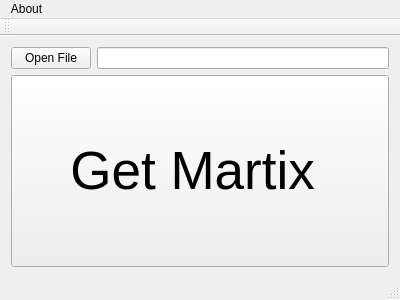
<?xml version="1.0" encoding="UTF-8"?>
<ui version="4.0">
 <class>MainWindow</class>
 <widget class="QMainWindow" name="MainWindow">
  <property name="geometry">
   <rect>
    <x>0</x>
    <y>0</y>
    <width>400</width>
    <height>300</height>
   </rect>
  </property>
  <property name="windowTitle">
   <string>MainWindow</string>
  </property>
  <widget class="QWidget" name="centralWidget">
   <layout class="QGridLayout" name="gridLayout">
    <item row="0" column="0">
     <widget class="QPushButton" name="btnOpen">
      <property name="text">
       <string>Open File</string>
      </property>
     </widget>
    </item>
    <item row="0" column="1">
     <widget class="QLineEdit" name="lineout"/>
    </item>
    <item row="1" column="0" colspan="2">
     <widget class="QPushButton" name="btnClick">
      <property name="sizePolicy">
       <sizepolicy hsizetype="Expanding" vsizetype="Expanding">
        <horstretch>0</horstretch>
        <verstretch>0</verstretch>
       </sizepolicy>
      </property>
      <property name="font">
       <font>
        <family>Arial</family>
        <pointsize>40</pointsize>
        <stylestrategy>PreferAntialias</stylestrategy>
       </font>
      </property>
      <property name="text">
       <string>Get Martix </string>
      </property>
     </widget>
    </item>
   </layout>
  </widget>
  <widget class="QMenuBar" name="menuBar">
   <property name="geometry">
    <rect>
     <x>0</x>
     <y>0</y>
     <width>400</width>
     <height>21</height>
    </rect>
   </property>
   <widget class="QMenu" name="menuAbout">
    <property name="title">
     <string>About</string>
    </property>
    <addaction name="actionAbout_Qt"/>
    <addaction name="actionAbout"/>
   </widget>
   <addaction name="menuAbout"/>
  </widget>
  <widget class="QToolBar" name="mainToolBar">
   <attribute name="toolBarArea">
    <enum>TopToolBarArea</enum>
   </attribute>
   <attribute name="toolBarBreak">
    <bool>false</bool>
   </attribute>
  </widget>
  <widget class="QStatusBar" name="statusBar"/>
  <action name="actionAbout_Qt">
   <property name="text">
    <string>About Qt</string>
   </property>
  </action>
  <action name="actionAbout">
   <property name="text">
    <string>About </string>
   </property>
  </action>
 </widget>
 <layoutdefault spacing="6" margin="11"/>
 <resources/>
 <connections/>
</ui>
